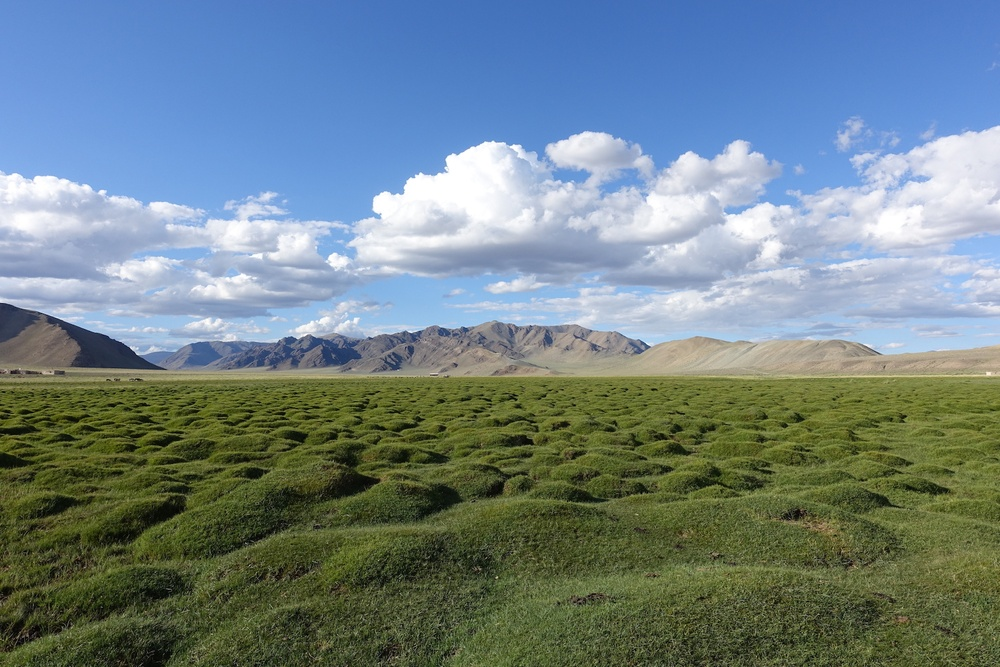
#> input picture Ass2/Images/Field/1.jpg, 1000 x 667 px, shrunk from 1620 x 1080 before the run, found by its file name
$ python sift3.py
#> lines starting #> are read from the running program, lines starting #| are printed output that depends on the picture; after the words box and inside, x2 and y2 are one past the last pixel; in counts of white or black regions, pixels touching at a corner belong together
import cv2
import numpy as np
import matplotlib.pyplot as plt
from scipy.ndimage import gaussian_filter
from skimage import filters


def SIFT(img):
    gray = cv2.cvtColor(img, cv2.COLOR_BGR2GRAY)
    octaves = create_octaves(gray)
    dog = get_dog(octaves)
    candidates = find_keypoint_candidates(dog)
    keypoints = refine_keypoints(candidates, octaves)
    assign_orientations(keypoints, octaves)
    descriptors,key_pts = compute_descriptors(keypoints, octaves)

    return keypoints, descriptors

def get_dog(octaves):
    octave_dog=[]
    for octave in octaves:
        scale_dog=[]
        for i,scale in enumerate(octave):
            if(i!=0):
                scale_dg=scale-octave[i-1]
                scale_dog.append(scale_dg)
        octave_dog.append(scale_dog)
    return octave_dog

def compute_gradient_orientation_histogram(octave, x, y, size=16, num_bins=36):
    dx = filters.sobel_v(octave)
    dy = filters.sobel_h(octave)
    magnitudes = np.sqrt(dx**2 + dy**2)
    orientations = np.arctan2(dy, dx) * 180 / np.pi
    orientations[orientations < 0] += 360

    hist = np.zeros(num_bins)

    for i in range(-size//2, size//2):
        for j in range(-size//2, size//2):
            if x+i < 0 or x+i >= octave.shape[1] or y+j < 0 or y+j >= octave.shape[0]:
                continue
            # Ensure the orientation is within the valid range [0, 360)
            orientation = orientations[y+j, x+i] % 360
            bin_idx = int(orientation * num_bins / 360)
            hist[bin_idx] += magnitudes[y+j, x+i]

    return hist


def assign_orientations(keypoints, octaves):
    for octave_no,octave_keypoints in enumerate(keypoints):
        for i,keypoint in enumerate(octave_keypoints):
            x, y, scale = keypoint['x'], keypoint['y'], keypoint['scale']
            hist = compute_gradient_orientation_histogram(octaves[octave_no][scale], x, y)
            peak = np.argmax(hist)
            orientation = peak * (360 / 36)
            keypoint['orientation'] = orientation

def refine_keypoints(candidates, octaves):
    keypoints = []
    for i in range(len(octaves)):
        octave_keypoints = []
        for j,candidate in enumerate(candidates[i]):
            if j==0:
                continue
            scale = j
            for cand in candidate:
                x, y = cand
                if is_extremum(octaves[i][scale], x, y):
                #if True :
                    #refined_x, refined_y = refine_position(octaves[i][scale], x, y)
                    refined_x, refined_y = x,y
                    if is_edge_point(octaves[i][scale] ,octaves[i][scale-1], refined_x, refined_y):
                        continue
                    if is_low_contrast(octaves[i][scale], refined_x, refined_y):
                        continue
                    #if (scale ==1 or scale==2) and (is_max_all_scale_pt(cand,octaves[i]) or is_min_all_scale_pt(cand,octaves[i])):
                    keypoint = {'x': int(refined_x), 'y': int(refined_y), 'scale': scale}
                    octave_keypoints.append(keypoint)
        keypoints.append(octave_keypoints)
    return keypoints

# [23 lines left out: functions is_max_all_scale_pt, is_min_all_scale_pt, not called in this run]

def is_low_contrast(octave, x, y, threshold=0.03):
    #print(f'x {x} y {y} \n')
    return np.abs(octave[int(y), int(x)]) < threshold

def is_extremum(octave, x, y):
    value = octave[y, x]
    neighbors = []
    for dx in range(-4, 5):
        for dy in range(-4, 5):
            if dx == 0 and dy == 0:
                continue
            if (x+dx<0 or x+dx> octave.shape[1]-1) or (y+dy<0 or y+dy> octave.shape[0]-1):
                continue
            neighbors.append(octave[y+dy, x+dx])
    return all(value > n for n in neighbors) or all(value < n for n in neighbors)

def is_edge_point(octave,octave2, x, y, threshold=10):

    Dx = (octave[int(y), int(x+1)] - octave[int(y), int(x-1)]) / 2
    Dy = (octave[int(y+1), int(x)] - octave[int(y-1), int(x)]) / 2
    Ds = (octave[int(y), int(x)] - octave2[int(y), int(x)]) / 2

    Dxx = octave[int(y), int(x+1)] - 2 * octave[int(y), int(x)] + octave[int(y), int(x-1)]
    Dyy = octave[int(y+1), int(x)] - 2 * octave[int(y), int(x)] + octave[int(y-1), int(x)]
    Dxy = (octave[int(y+1), int(x+1)] - octave[int(y+1), int(x-1)] - octave[int(y-1), int(x+1)] + octave[int(y-1), int(x-1)]) / 4

    tr_H = Dxx + Dyy
    det_H = Dxx * Dyy - Dxy**2

    curvature_ratio = tr_H**2 / det_H

    return det_H < 0 or curvature_ratio > (threshold + 1)**2 / threshold

# [24 lines left out: function refine_position, not called in this run]

def find_keypoint_candidates(octaves, threshold_abs=0.01):
    candidates = []
    for octave in octaves:
        octave_candidates = []
        for j,scale in enumerate(octave):
            if(j!=0 and j!=len(octave)-1):
                print(f'{j} \n')
                local_maxima = find_local_maxima_3d(octave,j, threshold_abs)
                local_minima = find_local_minima_3d(octave,j, threshold_abs)
                octave_candidates.append(local_maxima)
                octave_candidates.append(local_minima)
        candidates.append(octave_candidates)
    return candidates

# [17 lines left out: function find_local_maxima, not called in this run]

def find_local_maxima_3d(image,scale, threshold_abs):
    local_maxima = []
    h, w = image[scale].shape
    for y in range(1, h - 1):
        for x in range(1, w - 1):
            if image[scale][y, x] >= threshold_abs:
                is_max = True
                for dy in [-1, 0, 1]:
                    for dx in [-1, 0, 1]:
                        for ds in [-1,0,1]:
                            if image[scale][y, x] < image[scale+ds][y + dy, x + dx]:
                                is_max = False
                                break
                        if not is_max:
                            break
                if is_max:
                    local_maxima.append((x, y))
    return local_maxima

def find_local_minima_3d(image,scale, threshold_abs):
    local_maxima = []
    h, w = image[scale].shape
    for y in range(1, h - 1):
        for x in range(1, w - 1):
            if image[scale][y, x] >= threshold_abs:
                is_max = True
                for dy in [-1, 0, 1]:
                    for dx in [-1, 0, 1]:
                        for ds in [-1,0,1]:
                            if image[scale][y, x] > image[scale+ds][y + dy, x + dx]:
                                is_max = False
                                break
                        if not is_max:
                            break
                if is_max:
                    local_maxima.append((x, y))
    return local_maxima


def create_octaves(image, num_octaves=3, num_scales=5, sigma=1.6):
    octaves = []
    k = 2**(1/num_scales)

    image = cv2.resize(image, (image.shape[1]//2, image.shape[0]//2))

    for _ in range(num_octaves):
        octave = []
        for _ in range(num_scales):
            image = gaussian_filter(image, sigma)
            octave.append(image)
            sigma *= k
        octaves.append(octave)
        image = cv2.resize(image, (image.shape[1]//2, image.shape[0]//2))

    return octaves

def compute_descriptors(keypoints, octaves):
    descriptors = []
    key_pts=[]
    for i,octave_keypoints in enumerate(keypoints):
        for keypoint in octave_keypoints:
            x, y, scale, orientation = keypoint['x'], keypoint['y'], keypoint['scale'], keypoint['orientation']
            descriptor = compute_descriptor(octaves[i][scale], x, y, orientation)
            descriptors.append(descriptor)
            key_pts.append((x,y))
    return descriptors,key_pts

def compute_descriptor(octave, x, y, orientation, num_bins=8, patch_size=16):
    dx = filters.sobel_v(octave)
    dy = filters.sobel_h(octave)
    magnitudes = np.sqrt(dx**2 + dy**2)
    orientations = np.arctan2(dy, dx) * 180 / np.pi
    orientations[orientations < 0] += 360

    descriptor = []

    for i in range(0, 4):
        for j in range(0, 4):
            hist = np.zeros(num_bins)
            for l in range(0, 4):
                for m in range(0, 4):
                    px = x + (i * 4) + l - 8  # Adjusting for patch size and location around (x, y)
                    py = y + (j * 4) + m - 8  # Adjusting for patch size and location around (x, y)
                    if px >= 0 and px < octave.shape[1] and py >= 0 and py < octave.shape[0]:
                        relative_orientation = orientations[py, px] - orientation
                        if relative_orientation < 0:
                            relative_orientation += 360
                        if relative_orientation == 360:
                            relative_orientation =0
                        bin_idx = int(relative_orientation * num_bins / 360)
                        hist[bin_idx] += magnitudes[py, px]
            descriptor.extend(hist)

    # Normalize the descriptor
    descriptor = np.array(descriptor)
    descriptor /= np.linalg.norm(descriptor)
    descriptor[descriptor > 0.2] = 0.2
    descriptor /= np.linalg.norm(descriptor)

    return descriptor

# [44 lines left out: functions match_descriptors, draw_matches, preprocess_image, not called in this run]


def main():
    img1 = cv2.imread('Images/Field/1.jpg')
#> img1 is the input picture: shape (667, 1000, 3); mean B, G, R 135.3, 130.9, 112.3
    keypoints, _ = SIFT(img1)
#> in SIFT, `gray = cv2.cvtColor(img, cv2.COLOR_BGR2GRAY)`:
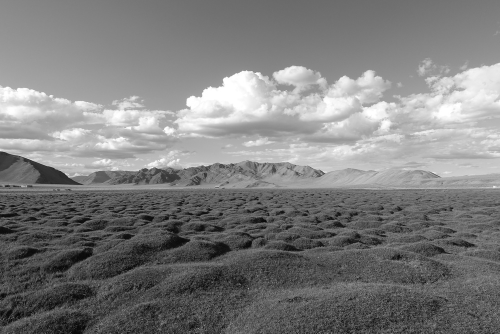
#> gray: shape (667, 1000) (shown at 1/2 size); min 0, max 255, mean 125.8
#> after the loop in create_octaves, `for _ in range(num_octaves):`: octaves = 3 items; sigma = 12.8
#> in SIFT, `octaves = create_octaves(gray)`: octaves = 3 items
#> the loop in get_dog, `for octave in octaves:` made 3 passes
#> the loop in find_keypoint_candidates, `for octave in octaves:` made 3 passes
#> (printed output is left out)
#> the loop in refine_keypoints, `for i in range(len(octaves)):` made 3 passes
#> the loop in assign_orientations, `for octave_no,octave_keypoints in enumerate(keypoints):` made 3 passes
#> octave_keypoints on passes 2 to 3: [], []
#> pass 1, in compute_gradient_orientation_histogram, `dx = filters.sobel_v(octave)`:
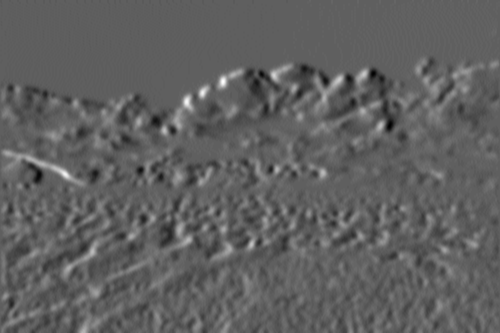
#> dx: shape (333, 500) float64; min -0.0696, max 0.116, mean 0.000457; drawn with min black and max white
#> pass 1, in compute_gradient_orientation_histogram, `dy = filters.sobel_h(octave)`:
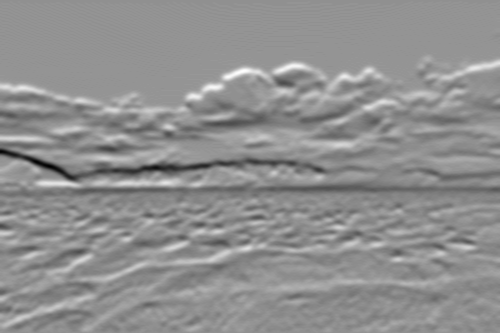
#> dy: shape (333, 500) float64; min -0.175, max 0.133, mean -0.0011; drawn with min black and max white
#> pass 1, in compute_gradient_orientation_histogram, `orientations = np.arctan2(dy, dx) * 180 / np.pi`:
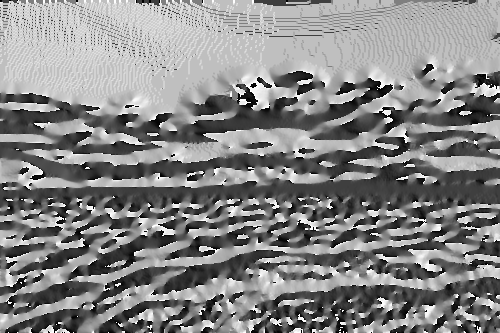
#> orientations: shape (333, 500) float64; min -180, max 180, mean 9.6; drawn with min black and max white
#> the loop in compute_descriptors, `for i,octave_keypoints in enumerate(keypoints):` made 3 passes
#> pass 1, in compute_descriptor (call 2), `magnitudes = np.sqrt(dx**2 + dy**2)`:
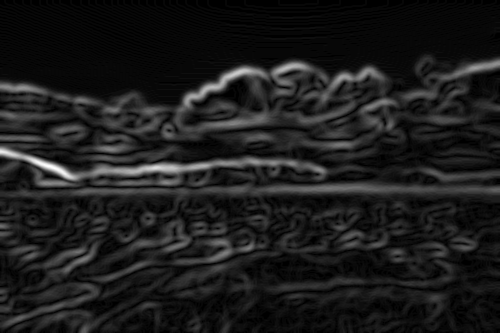
#> magnitudes: shape (333, 500) float64; min 0, max 0.137, mean 0.0154; drawn with min black and max white
#> pass 1, in compute_descriptor (call 2), `orientations = np.arctan2(dy, dx) * 180 / np.pi`:
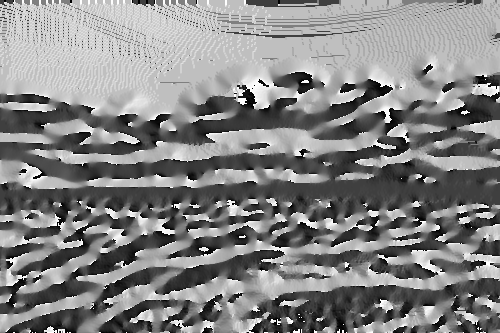
#> orientations: shape (333, 500) float64; min -180, max 180, mean 7.6; drawn with min black and max white

    # Draw circles around keypoints
    for i,octave_keypoints in enumerate(keypoints):
        for keypoint in octave_keypoints:
            x= keypoint['x']
            y=keypoint['y']
            cv2.circle(img1, ((2**(i+1))*x, (2**(i+1))*y), 5, (0, 255, 0), 2)  # Green circles with radius 5 and thickness 2
#> this loop made 3 passes
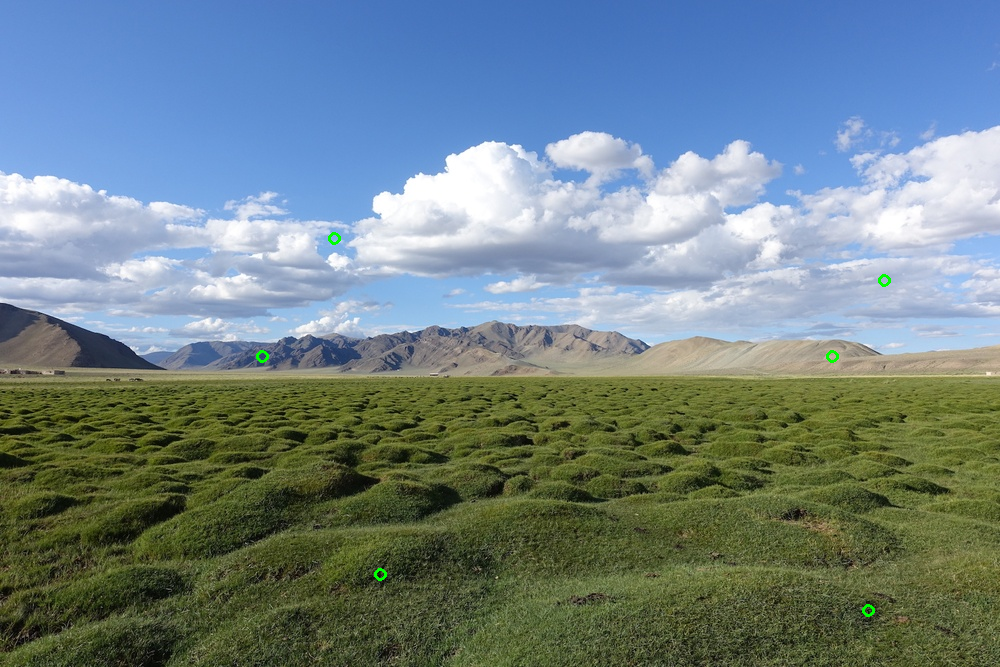
#> img1: shape (667, 1000, 3); 0.08% of pixels changed, all inside (x1, y1, x2, y2) = (256, 232, 891, 617)

    # Display the image with keypoints
    cv2.namedWindow('Image with Keypoints', cv2.WINDOW_NORMAL)
    cv2.imshow('Image with Keypoints', img1)
    cv2.waitKey(0)
    cv2.destroyAllWindows()

if __name__ == "__main__":
    main()

$ run again, with Ass2/Images/Field/2.jpg copied over Ass2/Images/Field/1.jpg
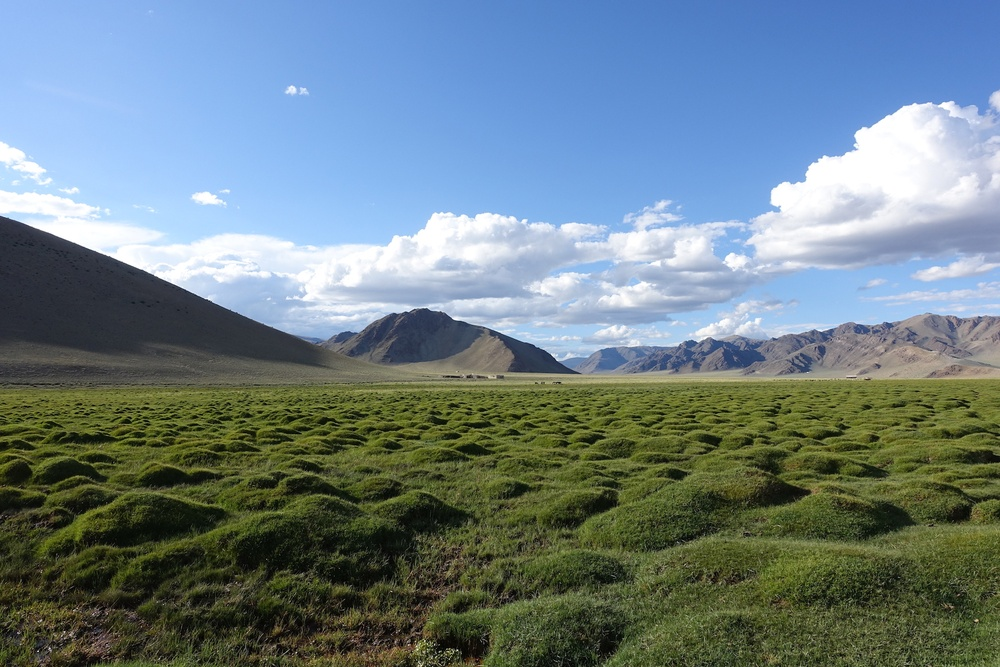
#> input picture Ass2/Images/Field/2.jpg, 1000 x 667 px, shrunk from 1620 x 1080 before the run, found by its file name
#> in main, img1 is the input picture: shape (667, 1000, 3); mean B, G, R 134, 127.9, 109.2
#> after the loop in create_octaves, `for _ in range(num_octaves):`: octaves = 3 items; sigma = 12.8
#> in SIFT, `octaves = create_octaves(gray)`: octaves = 3 items
#> the loop in get_dog, `for octave in octaves:` made 3 passes
#> the loop in find_keypoint_candidates, `for octave in octaves:` made 3 passes
#> (printed output is left out)
#> the loop in refine_keypoints, `for i in range(len(octaves)):` made 3 passes
#> the loop in assign_orientations, `for octave_no,octave_keypoints in enumerate(keypoints):` made 3 passes
#> octave_keypoints on passes 2 to 3: [], []
#> the loop in compute_descriptors, `for i,octave_keypoints in enumerate(keypoints):` made 3 passes
#> pass 1, in compute_descriptor (call 2), `orientations = np.arctan2(dy, dx) * 180 / np.pi`:
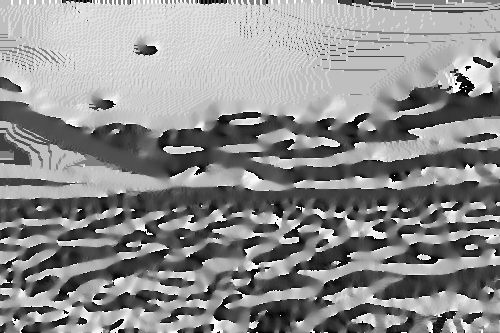
#> orientations: shape (333, 500) float64; min -180, max 180, mean 20.6; drawn with min black and max white
#> the loop in main, `for i,octave_keypoints in enumerate(keypoints):` made 3 passes
#> after the loop in main, `for i,octave_keypoints in enumerate(keypoints):`:
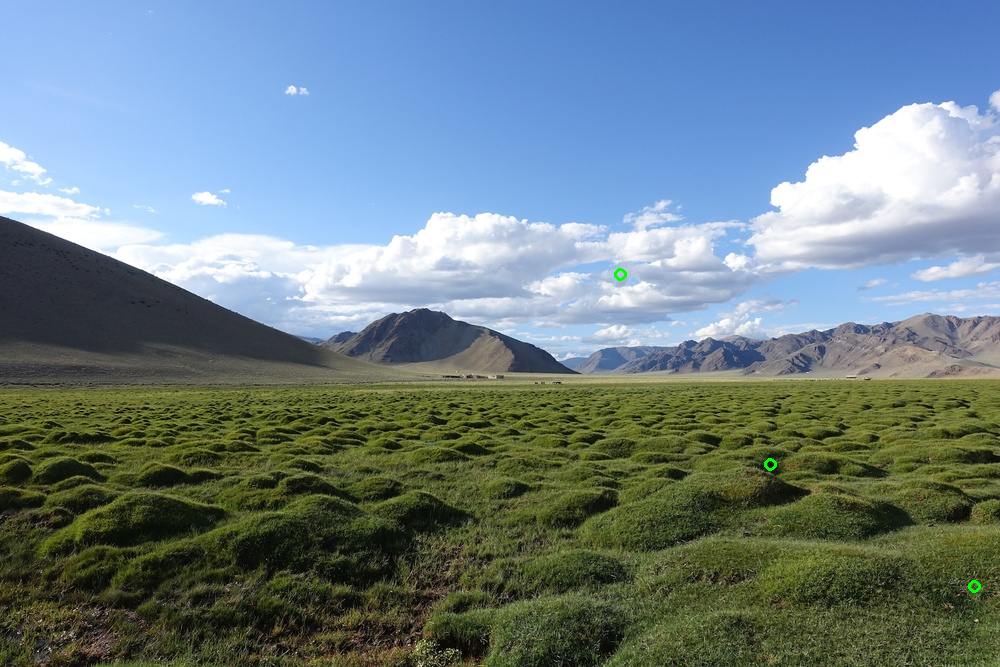
#> img1: shape (667, 1000, 3); 0.04% of pixels changed, all inside (x1, y1, x2, y2) = (614, 268, 981, 593)
